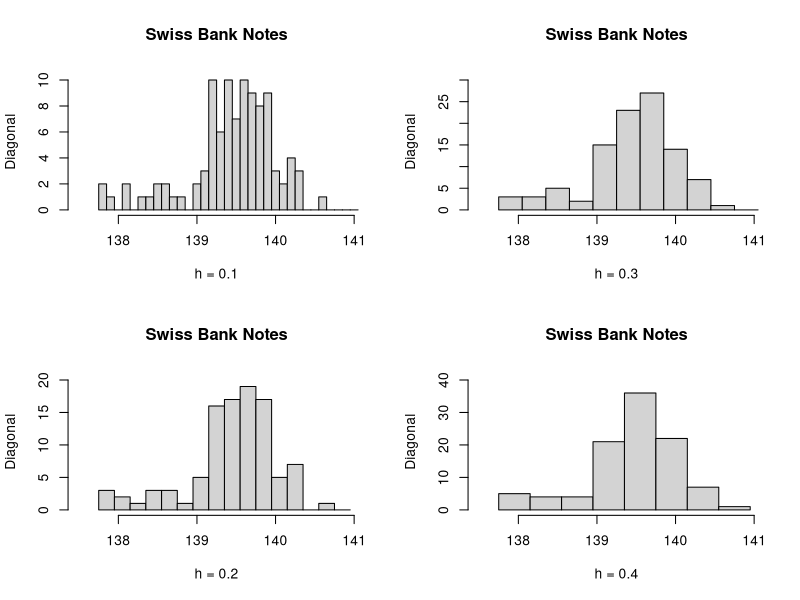

The R source for this figure:

# clear variables and close windows
rm(list = ls(all = TRUE))
graphics.off()

# load data
x = read.table("bank2.dat")
x = x[101:200, 6]
origin = 137.75

# Because origin<min(x), the histogram includes all values
y1 = seq(137.75, 141.05, 0.1)
y2 = seq(137.75, 141.05, 0.2)
y3 = seq(137.75, 141.05, 0.3)
y4 = seq(137.75, 141.05, 0.4)

par(mfrow = c(2, 2))

hist(x, y1, ylab = "Diagonal", xlab = "h = 0.1", xlim = c(137.5, 141), ylim = c(0, 
    10.5), main = "Swiss Bank Notes", axes = FALSE)
axis(side = 1, at = seq(138, 141), labels = seq(138, 141))
axis(side = 2, at = seq(0, 10, 2), labels = seq(0, 10, 2))

hist(x, y3, ylab = "Diagonal", xlab = "h = 0.3", xlim = c(137.5, 141), ylim = c(0, 
    31.5), main = "Swiss Bank Notes", axes = FALSE)
axis(side = 1, at = seq(138, 141), labels = seq(138, 141))
axis(side = 2, at = seq(0, 30, 5), labels = seq(0, 30, 5))

hist(x, y2, ylab = "Diagonal", xlab = "h = 0.2", xlim = c(137.5, 141), ylim = c(0, 
    21), main = "Swiss Bank Notes", axes = FALSE)
axis(side = 1, at = seq(138, 141), labels = seq(138, 141))
axis(side = 2, at = seq(0, 20, 5), labels = seq(0, 20, 5))

hist(x, y4, ylab = "Diagonal", xlab = "h = 0.4", xlim = c(137.5, 141), ylim = c(0, 
    42), main = "Swiss Bank Notes", axes = FALSE)
axis(side = 1, at = seq(138, 141), labels = seq(138, 141))
axis(side = 2, at = seq(0, 40, 10), labels = seq(0, 40, 10))